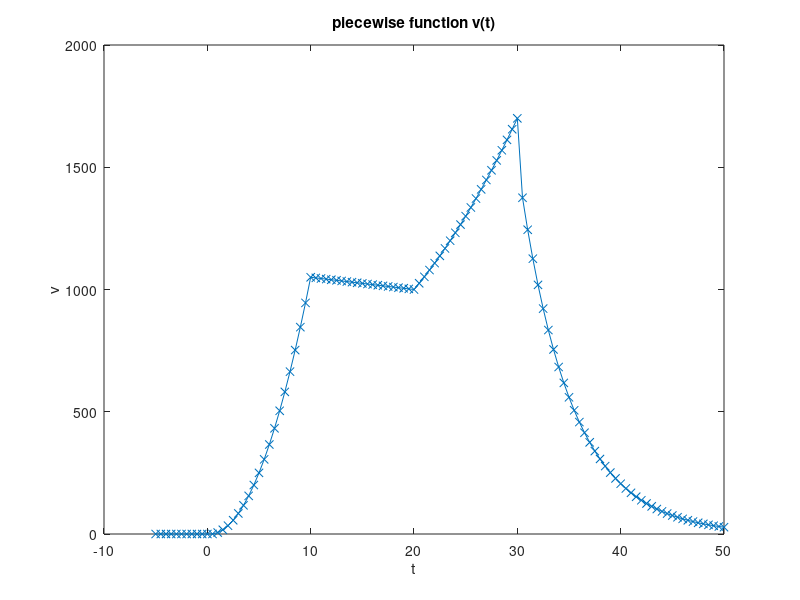

This figure's MATLAB source:
%this code is solution for problem2 in the problem set
%part of the course engineering analysis and computation
%code is developed by Menatalla Hasan

%this script is developed to express the relationship between an
%independent variable (t) and a dependent variable v(t)
%the relationship can only be described as a piecewise function

%this scripts handles t values from -5 to 50

%initializing t to the desired values
t = -5:0.5:50;
%initializing v(t) to a vector of zeros of the same size as t
v = zeros(size(t));

%assigning values to v(t)
%the values depend on the value of t
for i = 1:length(t)
    if t(i)<=10 && t(i)>=0
        v(i) = 11*t(i)^2 -5*t(i);
    elseif t(i)<=20 && t(i)>=10
        v(i) = 1100-5*t(i);
    elseif t(i)<=30 && t(i)>= 20
        v(i) = 50*t(i) +2*(t(i)-20)^2;
    elseif t(i)>30
        v(i) = 1520*exp(1)^(-0.2*(t(i)-30));
    else
        v(i) = 0;
    end
end

%plotting t vs v
plot(t,v,'x-');

%formatting the axes
title('piecewise function v(t)');
xlabel('t');
ylabel('v');